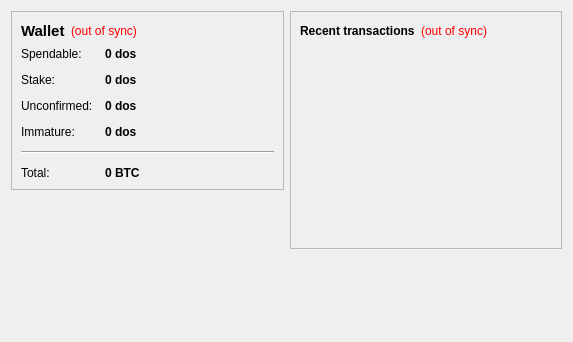
<?xml version="1.0" encoding="UTF-8"?>
<ui version="4.0">
 <class>OverviewPage</class>
 <widget class="QWidget" name="OverviewPage">
  <property name="geometry">
   <rect>
    <x>0</x>
    <y>0</y>
    <width>573</width>
    <height>342</height>
   </rect>
  </property>
  <property name="windowTitle">
   <string>Form</string>
  </property>
  <layout class="QHBoxLayout" name="horizontalLayout" stretch="1,1">
   <item>
    <layout class="QVBoxLayout" name="verticalLayout_2">
     <item>
      <widget class="QFrame" name="frame">
       <property name="frameShape">
        <enum>QFrame::StyledPanel</enum>
       </property>
       <property name="frameShadow">
        <enum>QFrame::Raised</enum>
       </property>
       <layout class="QVBoxLayout" name="verticalLayout_4">
        <item>
         <layout class="QHBoxLayout" name="horizontalLayout_4">
          <item>
           <widget class="QLabel" name="label_5">
            <property name="font">
             <font>
              <pointsize>11</pointsize>
              <weight>75</weight>
              <bold>true</bold>
             </font>
            </property>
            <property name="text">
             <string>Wallet</string>
            </property>
           </widget>
          </item>
          <item>
           <widget class="QLabel" name="labelWalletStatus">
            <property name="toolTip">
             <string>The displayed information may be out of date. Your wallet automatically synchronizes with the dosCoin network after a connection is established, but this process has not completed yet.</string>
            </property>
            <property name="styleSheet">
             <string notr="true">QLabel { color: red; }</string>
            </property>
            <property name="text">
             <string notr="true">(out of sync)</string>
            </property>
            <property name="alignment">
             <set>Qt::AlignLeading|Qt::AlignLeft|Qt::AlignVCenter</set>
            </property>
           </widget>
          </item>
          <item>
           <spacer name="horizontalSpacer_2">
            <property name="orientation">
             <enum>Qt::Horizontal</enum>
            </property>
            <property name="sizeHint" stdset="0">
             <size>
              <width>40</width>
              <height>20</height>
             </size>
            </property>
           </spacer>
          </item>
         </layout>
        </item>
        <item>
         <layout class="QFormLayout" name="formLayout_2">
          <property name="fieldGrowthPolicy">
           <enum>QFormLayout::AllNonFixedFieldsGrow</enum>
          </property>
          <property name="horizontalSpacing">
           <number>12</number>
          </property>
          <property name="verticalSpacing">
           <number>12</number>
          </property>
          <item row="0" column="0">
           <widget class="QLabel" name="label">
            <property name="text">
             <string>Spendable:</string>
            </property>
           </widget>
          </item>
          <item row="0" column="1">
           <widget class="QLabel" name="labelBalance">
            <property name="font">
             <font>
              <weight>75</weight>
              <bold>true</bold>
             </font>
            </property>
            <property name="cursor">
             <cursorShape>IBeamCursor</cursorShape>
            </property>
            <property name="toolTip">
             <string>Your current spendable balance</string>
            </property>
            <property name="text">
             <string notr="true">0 dos</string>
            </property>
            <property name="textInteractionFlags">
             <set>Qt::LinksAccessibleByMouse|Qt::TextSelectableByKeyboard|Qt::TextSelectableByMouse</set>
            </property>
           </widget>
          </item>
          <item row="1" column="0">
           <widget class="QLabel" name="label_6">
            <property name="text">
             <string>Stake:</string>
            </property>
           </widget>
          </item>
          <item row="1" column="1">
           <widget class="QLabel" name="labelStake">
            <property name="font">
             <font>
              <weight>75</weight>
              <bold>true</bold>
             </font>
            </property>
            <property name="cursor">
             <cursorShape>IBeamCursor</cursorShape>
            </property>
            <property name="toolTip">
             <string>Total of coins that was staked, and do not yet count toward the current balance</string>
            </property>
            <property name="text">
             <string notr="true">0 dos</string>
            </property>
            <property name="textInteractionFlags">
             <set>Qt::LinksAccessibleByMouse|Qt::TextSelectableByKeyboard|Qt::TextSelectableByMouse</set>
            </property>
           </widget>
          </item>
          <item row="2" column="0">
           <widget class="QLabel" name="label_3">
            <property name="text">
             <string>Unconfirmed:</string>
            </property>
           </widget>
          </item>
          <item row="2" column="1">
           <widget class="QLabel" name="labelUnconfirmed">
            <property name="font">
             <font>
              <weight>75</weight>
              <bold>true</bold>
             </font>
            </property>
            <property name="cursor">
             <cursorShape>IBeamCursor</cursorShape>
            </property>
            <property name="toolTip">
             <string>Total of transactions that have yet to be confirmed, and do not yet count toward the current balance</string>
            </property>
            <property name="text">
             <string notr="true">0 dos</string>
            </property>
            <property name="textInteractionFlags">
             <set>Qt::LinksAccessibleByMouse|Qt::TextSelectableByKeyboard|Qt::TextSelectableByMouse</set>
            </property>
           </widget>
          </item>
          <item row="3" column="0">
           <widget class="QLabel" name="labelImmatureText">
            <property name="text">
             <string>Immature:</string>
            </property>
           </widget>
          </item>
          <item row="3" column="1">
           <widget class="QLabel" name="labelImmature">
            <property name="font">
             <font>
              <weight>75</weight>
              <bold>true</bold>
             </font>
            </property>
            <property name="toolTip">
             <string>Mined balance that has not yet matured</string>
            </property>
            <property name="text">
             <string notr="true">0 dos</string>
            </property>
            <property name="textInteractionFlags">
             <set>Qt::LinksAccessibleByMouse|Qt::TextSelectableByKeyboard|Qt::TextSelectableByMouse</set>
            </property>
           </widget>
          </item>
          <item row="4" column="0" colspan="2">
           <widget class="Line" name="line">
            <property name="orientation">
             <enum>Qt::Horizontal</enum>
            </property>
           </widget>
          </item>
          <item row="5" column="0">
           <widget class="QLabel" name="labelTotalText">
            <property name="text">
             <string>Total:</string>
            </property>
           </widget>
          </item>
          <item row="5" column="1">
           <widget class="QLabel" name="labelTotal">
            <property name="font">
             <font>
              <weight>75</weight>
              <bold>true</bold>
             </font>
            </property>
            <property name="cursor">
             <cursorShape>IBeamCursor</cursorShape>
            </property>
            <property name="toolTip">
             <string>Your current total balance</string>
            </property>
            <property name="text">
             <string notr="true">0 BTC</string>
            </property>
            <property name="textInteractionFlags">
             <set>Qt::LinksAccessibleByMouse|Qt::TextSelectableByKeyboard|Qt::TextSelectableByMouse</set>
            </property>
           </widget>
          </item>
         </layout>
        </item>
       </layout>
      </widget>
     </item>
     <item>
      <spacer name="verticalSpacer_3">
       <property name="orientation">
        <enum>Qt::Vertical</enum>
       </property>
       <property name="sizeHint" stdset="0">
        <size>
         <width>20</width>
         <height>40</height>
        </size>
       </property>
      </spacer>
     </item>
     <item>
      <widget class="QLabel" name="label_2">
       <property name="text">
        <string/>
       </property>
       <property name="pixmap">
        <pixmap resource="../bitcoin.qrc">:/images/backg</pixmap>
       </property>
       <property name="scaledContents">
        <bool>false</bool>
       </property>
       <property name="alignment">
        <set>Qt::AlignCenter</set>
       </property>
      </widget>
     </item>
     <item>
      <spacer name="verticalSpacer">
       <property name="orientation">
        <enum>Qt::Vertical</enum>
       </property>
       <property name="sizeHint" stdset="0">
        <size>
         <width>20</width>
         <height>40</height>
        </size>
       </property>
      </spacer>
     </item>
    </layout>
   </item>
   <item>
    <layout class="QVBoxLayout" name="verticalLayout_3">
     <item>
      <widget class="QFrame" name="frame_2">
       <property name="frameShape">
        <enum>QFrame::StyledPanel</enum>
       </property>
       <property name="frameShadow">
        <enum>QFrame::Raised</enum>
       </property>
       <layout class="QVBoxLayout" name="verticalLayout">
        <item>
         <layout class="QHBoxLayout" name="horizontalLayout_2">
          <item>
           <widget class="QLabel" name="label_4">
            <property name="text">
             <string>&lt;b&gt;Recent transactions&lt;/b&gt;</string>
            </property>
           </widget>
          </item>
          <item>
           <widget class="QLabel" name="labelTransactionsStatus">
            <property name="toolTip">
             <string>The displayed information may be out of date. Your wallet automatically synchronizes with the dosCoin network after a connection is established, but this process has not completed yet.</string>
            </property>
            <property name="styleSheet">
             <string notr="true">QLabel { color: red; }</string>
            </property>
            <property name="text">
             <string notr="true">(out of sync)</string>
            </property>
            <property name="alignment">
             <set>Qt::AlignRight|Qt::AlignTrailing|Qt::AlignVCenter</set>
            </property>
           </widget>
          </item>
          <item>
           <spacer name="horizontalSpacer">
            <property name="orientation">
             <enum>Qt::Horizontal</enum>
            </property>
            <property name="sizeHint" stdset="0">
             <size>
              <width>40</width>
              <height>20</height>
             </size>
            </property>
           </spacer>
          </item>
         </layout>
        </item>
        <item>
         <widget class="QListView" name="listTransactions">
          <property name="styleSheet">
           <string notr="true">QListView { background: transparent; }</string>
          </property>
          <property name="frameShape">
           <enum>QFrame::NoFrame</enum>
          </property>
          <property name="verticalScrollBarPolicy">
           <enum>Qt::ScrollBarAlwaysOff</enum>
          </property>
          <property name="horizontalScrollBarPolicy">
           <enum>Qt::ScrollBarAlwaysOff</enum>
          </property>
          <property name="selectionMode">
           <enum>QAbstractItemView::NoSelection</enum>
          </property>
         </widget>
        </item>
       </layout>
      </widget>
     </item>
     <item>
      <spacer name="verticalSpacer_2">
       <property name="orientation">
        <enum>Qt::Vertical</enum>
       </property>
       <property name="sizeHint" stdset="0">
        <size>
         <width>20</width>
         <height>40</height>
        </size>
       </property>
      </spacer>
     </item>
    </layout>
   </item>
  </layout>
 </widget>
 <resources>
  <include location="../bitcoin.qrc"/>
 </resources>
 <connections/>
</ui>
